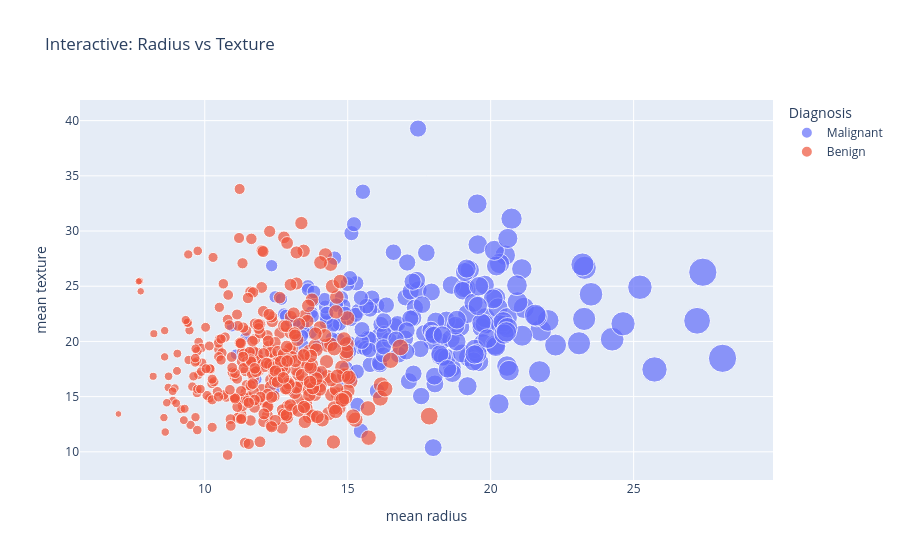

The code cell stored with this chart in its notebook:
### Markdown cell above
## Step 7 — Interactive Plotly Dashboard

### Code cell
# Interactive chart 1
fig1 = px.scatter(
    df, x="mean radius", y="mean texture",
    color="Diagnosis", size="mean area",
    hover_data=["worst radius", "worst area"],
    title="Interactive: Radius vs Texture"
)
fig1.show()

### Figure 1 — Plotly figure (JSON) as saved in the notebook; plotly's stock layout.template omitted (floating-point values rounded to 4 significant figures; data arrays with more than 128 entries replaced by an {"elided": "..."} marker saying what was removed)
{"data": [{"customdata": {"elided": "212x2 float values"}, "hovertemplate": "Diagnosis=Malignant<br>mean radius=%{x}<br>mean texture=%{y}<br>mean area=%{marker.size}<br>worst radius=%{customdata[0]}<br>worst area=%{customdata[1]}<extra></extra>", "legendgroup": "Malignant", "marker": {"color": "#636efa", "size": {"elided": "212 float values"}, "sizemode": "area", "sizeref": 6.253, "symbol": "circle"}, "mode": "markers", "name": "Malignant", "orientation": "v", "showlegend": true, "type": "scatter", "x": {"elided": "212 float values"}, "xaxis": "x", "y": {"elided": "212 float values"}, "yaxis": "y"}, {"customdata": {"elided": "357x2 float values"}, "hovertemplate": "Diagnosis=Benign<br>mean radius=%{x}<br>mean texture=%{y}<br>mean area=%{marker.size}<br>worst radius=%{customdata[0]}<br>worst area=%{customdata[1]}<extra></extra>", "legendgroup": "Benign", "marker": {"color": "#EF553B", "size": {"elided": "357 float values"}, "sizemode": "area", "sizeref": 6.253, "symbol": "circle"}, "mode": "markers", "name": "Benign", "orientation": "v", "showlegend": true, "type": "scatter", "x": {"elided": "357 float values"}, "xaxis": "x", "y": {"elided": "357 float values"}, "yaxis": "y"}], "layout": {"legend": {"itemsizing": "constant", "title": {"text": "Diagnosis"}, "tracegroupgap": 0}, "title": {"text": "Interactive: Radius vs Texture"}, "xaxis": {"anchor": "y", "domain": [0.0, 1.0], "title": {"text": "mean radius"}}, "yaxis": {"anchor": "x", "domain": [0.0, 1.0], "title": {"text": "mean texture"}}}}
